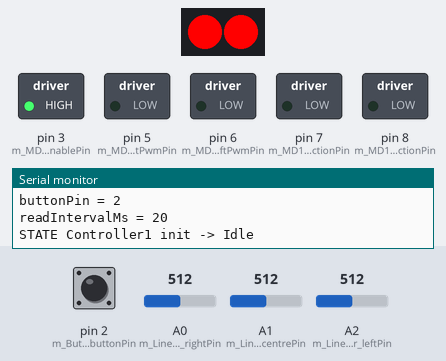
The sketch below on a simulated Arduino Uno, built with avr-gcc and run on an emulated ATmega328P. On the bench: 2 RGB LEDs in strip order, left to right, switched loads named in the sketch (green lamp = pin HIGH), the last lines printed to the serial monitor. Dashed ring = blinking. The test bench sets the inputs (shaded band); at power-on: pin 2 (m_Button_buttonPin) HIGH, A1 (m_LineTracker_centrePin) = 512, A0 (m_LineTracker_rightPin) = 512, A2 (m_LineTracker_leftPin) = 512.

Above: at 1.5 s.
1.6 s: pin 2 (m_Button_buttonPin) pulled LOW for 0.15 s
At 2.1 s:
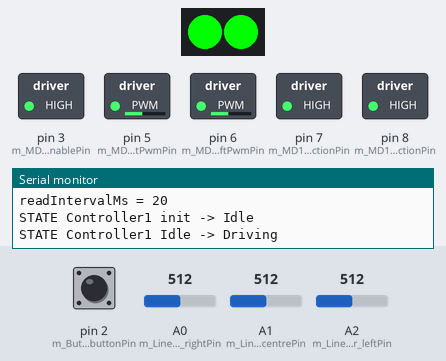
3.2 s: A1 (m_LineTracker_centrePin) set to 740
4.7 s: A1 (m_LineTracker_centrePin) set to 765
At 6.0 s:
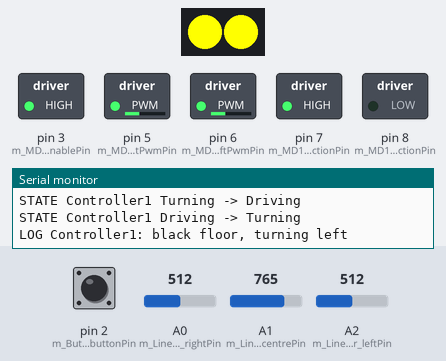
7.7 s: A1 (m_LineTracker_centrePin) set to 716
At 8.9 s:
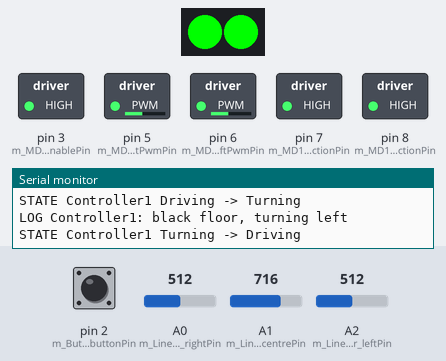
9.2 s: pin 2 (m_Button_buttonPin) pulled LOW for 1 s
At 9.9 s:
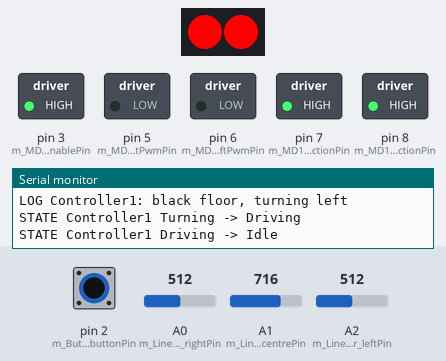
11.7 s: pin 2 (m_Button_buttonPin) pulled LOW for 3.2 s
At 13.0 s:
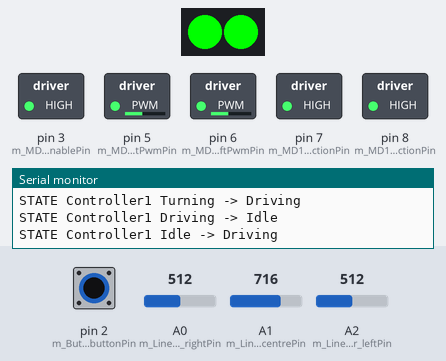
Timing chart, 0 to 14.7 s (numbered marks = the images above; inputs shaded):
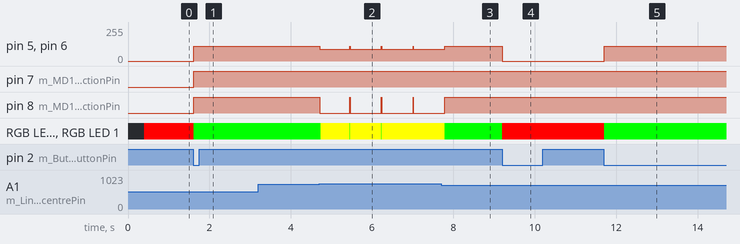

Measured:
- the behaviour switches between 750 and 751 on A1 (m_LineTracker_centrePin) (found by bisection; images 1 and 2)
- after the input at 1.6 s, pin 5 (m_MD1_rightPwmPin), pin 6 (m_MD1_leftPwmPin): 0/255 → 110/255 at once; pin 7 (m_MD1_rightDirectionPin), pin 8 (m_MD1_leftDirectionPin): LOW → HIGH at once; RGB LED 0, RGB LED 1: RGB(255, 0, 0) → RGB(0, 255, 0) at once
- after the input at 3.2 s, every drawn part: stays the same
- after the input at 4.7 s, pin 5 (m_MD1_rightPwmPin), pin 6 (m_MD1_leftPwmPin): 110/255 → 90/255 at once; pin 8 (m_MD1_leftDirectionPin): alternates HIGH for 0.01 s and LOW for 0.77 s, starting at once; RGB LED 0, RGB LED 1: alternates RGB(255, 255, 0) for 0.77 s and RGB(0, 255, 0) for 0.01 s, starting at once
- after the input at 7.7 s, pin 8 (m_MD1_leftDirectionPin): goes on until 7.8 s, then stays HIGH
- after the input at 9.2 s, pin 5 (m_MD1_rightPwmPin), pin 6 (m_MD1_leftPwmPin): 110/255 → 0/255 at once; RGB LED 0, RGB LED 1: RGB(0, 255, 0) → RGB(255, 0, 0) at once
- after the input at 11.7 s, pin 5 (m_MD1_rightPwmPin), pin 6 (m_MD1_leftPwmPin): 0/255 → 110/255 at once; RGB LED 0, RGB LED 1: RGB(255, 0, 0) → RGB(0, 255, 0) at once

The sketch:

ScenarioF_BlackFloorTurn.ino
```cpp
// Generated by generate.py.
#include <Arduino.h>
#include <FastLED.h>

constexpr uint8_t m_StatusLed_dataPin = 4;
constexpr int m_StatusLed_count = 2;
constexpr uint8_t m_StatusLed_red = 0;
constexpr uint8_t m_StatusLed_green = 255;
constexpr uint8_t m_StatusLed_blue = 0;
constexpr unsigned long m_StatusLed_blinkIntervalMs = 250;
constexpr uint8_t m_MD1_enablePin = 3;
constexpr uint8_t m_MD1_leftPwmPin = 6;
constexpr uint8_t m_MD1_rightPwmPin = 5;
constexpr uint8_t m_MD1_leftDirectionPin = 8;
constexpr uint8_t m_MD1_rightDirectionPin = 7;
constexpr uint8_t m_MD1_defaultSpeed = 120;
constexpr uint8_t m_LineTracker_leftPin = 16;
constexpr uint8_t m_LineTracker_centrePin = 15;
constexpr uint8_t m_LineTracker_rightPin = 14;
constexpr int m_LineTracker_darknessThreshold = 750;
constexpr unsigned long m_LineTracker_readIntervalMs = 20;
constexpr uint8_t m_Button_buttonPin = 2;
constexpr unsigned long m_Button_readIntervalMs = 20;

CRGB m_StatusLed_pixels[m_StatusLed_count];

void m_StatusLed_setColour(CRGB colour) {
  fill_solid(m_StatusLed_pixels, m_StatusLed_count, colour);
  FastLED.show();
}

void m_StatusLed_on() {
  m_StatusLed_setColour(CRGB(m_StatusLed_red, m_StatusLed_green, m_StatusLed_blue));
}

void m_StatusLed_off() {
  m_StatusLed_setColour(CRGB::Black);
}

void m_StatusLed_showRed() {
  m_StatusLed_setColour(CRGB(255, 0, 0));
}

void m_StatusLed_showGreen() {
  m_StatusLed_setColour(CRGB(0, 255, 0));
}

void m_StatusLed_showYellow() {
  m_StatusLed_setColour(CRGB(255, 255, 0));
}

void m_StatusLed_init() {
  FastLED.addLeds<WS2812, m_StatusLed_dataPin, GRB>(m_StatusLed_pixels, m_StatusLed_count);
  m_StatusLed_off();
}

void m_MD1_stop() {
  analogWrite(m_MD1_leftPwmPin, 0);
  analogWrite(m_MD1_rightPwmPin, 0);
}

void m_MD1_init() {
  digitalWrite(m_MD1_enablePin, LOW);
  pinMode(m_MD1_enablePin, OUTPUT);
  pinMode(m_MD1_leftPwmPin, OUTPUT);
  pinMode(m_MD1_rightPwmPin, OUTPUT);
  pinMode(m_MD1_leftDirectionPin, OUTPUT);
  pinMode(m_MD1_rightDirectionPin, OUTPUT);
  m_MD1_stop();
  digitalWrite(m_MD1_enablePin, HIGH);
}

void m_MD1_drive(uint8_t leftDirection, uint8_t rightDirection, uint8_t speed) {
  m_MD1_stop();
  digitalWrite(m_MD1_leftDirectionPin, leftDirection);
  digitalWrite(m_MD1_rightDirectionPin, rightDirection);
  analogWrite(m_MD1_leftPwmPin, speed);
  analogWrite(m_MD1_rightPwmPin, speed);
}

void m_MD1_forward(uint8_t speed) {
  m_MD1_drive(HIGH, HIGH, speed);
}
void m_MD1_backward(uint8_t speed) {
  m_MD1_drive(LOW, LOW, speed);
}
void m_MD1_turnLeft(uint8_t speed) {
  m_MD1_drive(LOW, HIGH, speed);
}
void m_MD1_turnRight(uint8_t speed) {
  m_MD1_drive(HIGH, LOW, speed);
}

void m_LineTracker_init() {
  pinMode(m_LineTracker_leftPin, INPUT);
  pinMode(m_LineTracker_centrePin, INPUT);
  pinMode(m_LineTracker_rightPin, INPUT);
}

int m_LineTracker_leftRaw() {
  return analogRead(m_LineTracker_leftPin);
}
bool m_LineTracker_leftDark() {
  return m_LineTracker_leftRaw() >= m_LineTracker_darknessThreshold;
}
int m_LineTracker_centreRaw() {
  return analogRead(m_LineTracker_centrePin);
}
bool m_LineTracker_centreDark() {
  return m_LineTracker_centreRaw() >= m_LineTracker_darknessThreshold;
}
int m_LineTracker_rightRaw() {
  return analogRead(m_LineTracker_rightPin);
}
bool m_LineTracker_rightDark() {
  return m_LineTracker_rightRaw() >= m_LineTracker_darknessThreshold;
}

void m_Button_init() {
  pinMode(m_Button_buttonPin, INPUT_PULLUP);
}

bool m_Button_isPressed() {
  return digitalRead(m_Button_buttonPin) == LOW;
}

enum ControllerState { State_init, State_Idle, State_Driving, State_Turning };

ControllerState state = State_init;

int attr_lineThreshold = 750;

int attr_cruiseSpeed = 110;

int attr_turnSpeed = 90;

int attr_defaultTurnAngle = 90;

bool timerActive = false;
unsigned long timerStartedAt = 0;
unsigned long timerDuration = 0;

void startTimer(long duration) {
  timerStartedAt = millis();
  timerDuration = duration < 0 ? 0UL : static_cast<unsigned long>(duration);
  timerActive = true;
}

uint8_t clampMotorSpeed(long speed) {
  if (speed < 0) return 0;
  if (speed > 255) return 255;
  return static_cast<uint8_t>(speed);
}

void entry_State_Idle() {
  m_MD1_stop();
  m_StatusLed_showRed();
}

void exit_State_Idle() {
}

void entry_State_Driving() {
  m_MD1_forward(clampMotorSpeed(attr_cruiseSpeed));
  m_StatusLed_showGreen();
}

void exit_State_Driving() {
}

void entry_State_Turning() {
  m_MD1_turnLeft(clampMotorSpeed(attr_turnSpeed));
  m_StatusLed_showYellow();
  Serial.print(F("LOG Controller1: ")); Serial.println(F("black floor, turning left"));
  startTimer((attr_defaultTurnAngle * 8));
}

void exit_State_Turning() {
}

bool buttonWasPressed_1 = false;

void startController() {
  buttonWasPressed_1 = m_Button_isPressed();
  state = State_Idle;
  Serial.println(F("STATE Controller1 init -> Idle"));
  entry_State_Idle();
}

void event_0_reading(int param_left, int param_centre, int param_right) {
  (void)param_left;
  (void)param_centre;
  (void)param_right;
  if (state == State_Driving && ((param_centre > attr_lineThreshold))) {
    exit_State_Driving();
    state = State_Turning;
    Serial.println(F("STATE Controller1 Driving -> Turning"));
    entry_State_Turning();
    return;
  }
}

void event_1_pressed() {
  if (state == State_Idle && (true)) {
    exit_State_Idle();
    state = State_Driving;
    Serial.println(F("STATE Controller1 Idle -> Driving"));
    entry_State_Driving();
    return;
  }
  if (state == State_Driving && (true)) {
    exit_State_Driving();
    state = State_Idle;
    Serial.println(F("STATE Controller1 Driving -> Idle"));
    entry_State_Idle();
    return;
  }
}

void event_4_timeout() {
  if (state == State_Turning && (true)) {
    exit_State_Turning();
    state = State_Driving;
    Serial.println(F("STATE Controller1 Turning -> Driving"));
    entry_State_Driving();
    return;
  }
}

void setup() {
  Serial.begin(9600);
  Serial.println(F("TapeBot"));
  m_StatusLed_init();
  Serial.println(F("StatusLed [StatusLED]"));
  Serial.print(F("dataPin = ")); Serial.println(m_StatusLed_dataPin);
  Serial.print(F("count = ")); Serial.println(m_StatusLed_count);
  Serial.print(F("red = ")); Serial.println(m_StatusLed_red);
  Serial.print(F("green = ")); Serial.println(m_StatusLed_green);
  Serial.print(F("blue = ")); Serial.println(m_StatusLed_blue);
  Serial.print(F("blinkIntervalMs = ")); Serial.println(m_StatusLed_blinkIntervalMs);
  m_MD1_init();
  Serial.println(F("MD1 [MotorDriver]"));
  Serial.print(F("enablePin = ")); Serial.println(m_MD1_enablePin);
  Serial.print(F("leftPwmPin = ")); Serial.println(m_MD1_leftPwmPin);
  Serial.print(F("rightPwmPin = ")); Serial.println(m_MD1_rightPwmPin);
  Serial.print(F("leftDirectionPin = ")); Serial.println(m_MD1_leftDirectionPin);
  Serial.print(F("rightDirectionPin = ")); Serial.println(m_MD1_rightDirectionPin);
  Serial.print(F("defaultSpeed = ")); Serial.println(m_MD1_defaultSpeed);
  m_LineTracker_init();
  Serial.println(F("LineTracker [LineTracker]"));
  Serial.print(F("leftPin = ")); Serial.println(m_LineTracker_leftPin);
  Serial.print(F("centrePin = ")); Serial.println(m_LineTracker_centrePin);
  Serial.print(F("rightPin = ")); Serial.println(m_LineTracker_rightPin);
  Serial.print(F("darknessThreshold = ")); Serial.println(m_LineTracker_darknessThreshold);
  Serial.print(F("readIntervalMs = ")); Serial.println(m_LineTracker_readIntervalMs);
  m_Button_init();
  Serial.println(F("Button [Button]"));
  Serial.print(F("buttonPin = ")); Serial.println(m_Button_buttonPin);
  Serial.print(F("readIntervalMs = ")); Serial.println(m_Button_readIntervalMs);
  startController();
}

void loop() {
  const unsigned long now = millis();
  if (timerActive && now - timerStartedAt >= timerDuration) {
    timerActive = false;
    event_4_timeout();
  }
  static unsigned long sensorLastAt_0 = 0;
  if (now - sensorLastAt_0 >= m_LineTracker_readIntervalMs) {
    sensorLastAt_0 = now;
    const int reading0 = m_LineTracker_leftRaw();
    const int reading1 = m_LineTracker_centreRaw();
    const int reading2 = m_LineTracker_rightRaw();
    event_0_reading(reading0, reading1, reading2);
  }
  static unsigned long sensorLastAt_1 = 0;
  if (now - sensorLastAt_1 >= m_Button_readIntervalMs) {
    sensorLastAt_1 = now;
    const bool pressed = m_Button_isPressed();
    if (pressed && !buttonWasPressed_1) event_1_pressed();
    buttonWasPressed_1 = pressed;
  }
}
```
